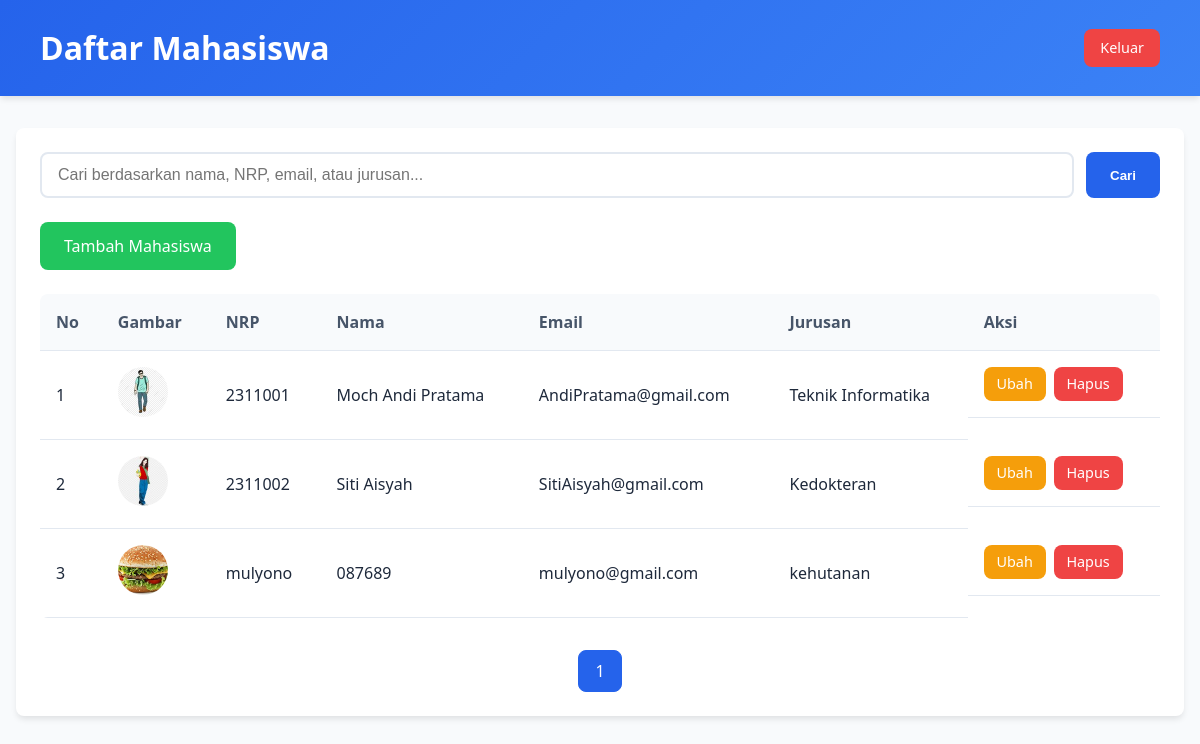
The app's page /index.php (signed in) with its own data.
### tables this page shows
CREATE TABLE `mahasiswa` (
  `id` int(11) NOT NULL,
  `nama` varchar(100) NOT NULL,
  `nrp` varchar(10) NOT NULL,
  `email` varchar(100) NOT NULL,
  `jurusan` varchar(100) NOT NULL,
  `gambar` varchar(100) NOT NULL
);

### functions.php (called while the page is built, shortened)
<?php
$conn = mysqli_connect("localhost", "root", "", "phpdasar");
function query($query) {
    global $conn;
    $result = mysqli_query($conn, $query);
    $rows = [];
    while ($row = mysqli_fetch_assoc($result)) {
        $rows[] = $row;
    }
    return $rows;
}
function getPagination($jumlahDataPerHalaman = 5) {
    global $conn;
    $result = mysqli_query($conn, "SELECT COUNT(*) as total FROM mahasiswa");
    $jumlahData = mysqli_fetch_assoc($result)['total'];
    $jumlahHalaman = ceil($jumlahData / $jumlahDataPerHalaman);
    $halamanAktif = isset($_GET['halaman']) ? (int)$_GET['halaman'] : 1;
    $halamanAktif = max(1, min($halamanAktif, $jumlahHalaman));
    $awalData = ($halamanAktif - 1) * $jumlahDataPerHalaman;
    return [
        'jumlahData' => $jumlahData,
        'jumlahHalaman' => $jumlahHalaman,
        'halamanAktif' => $halamanAktif,
        'awalData' => $awalData,
        'jumlahDataPerHalaman' => $jumlahDataPerHalaman
    ];
}
function getDataWithPagination($halaman = 1, $jumlahDataPerHalaman = 5) {
    $mulai = ($halaman - 1) * $jumlahDataPerHalaman;
    return query("SELECT * FROM mahasiswa LIMIT $mulai, $jumlahDataPerHalaman");
}
?>

### index.php (the view, shortened to what this page needs)
<?php
require 'functions.php';
$jumlahDataPerHalaman = 5;
$keyword = isset($_GET['keyword']) ? $_GET['keyword'] : '';
$pagination = getPagination($jumlahDataPerHalaman, $keyword);
$mahasiswa = getDataWithPagination($pagination['halamanAktif'], $jumlahDataPerHalaman, $keyword);
?>
<!DOCTYPE html>
<html lang="id">
<head>
</head>
<body>
    <header>
        <div class="header-content">
            <h1>Daftar Mahasiswa</h1>
            <a href="logout.php" class="logout-button">Keluar</a>
        </div>
    </header>
    <div class="container">
        <div class="card">
            <div class="search-container">
                <form action="" method="get">
                    <input type="text"
                           name="keyword"
                           class="search-input"
                           placeholder="Cari berdasarkan nama, NRP, email, atau jurusan..."
                           value="<?= htmlspecialchars($keyword) ?>">
                    <button type="submit" class="search-button">Cari</button>
                </form>
            </div>
            <div class="action-buttons-container">
                <a href="tambah.php" class="add-button">Tambah Mahasiswa</a>
            </div>
            <?php if (empty($mahasiswa)): ?>
                <div class="no-results">
                    <?= empty($keyword) ? 'Belum ada data mahasiswa.' : 'Tidak ada hasil yang ditemukan.' ?>
                </div>
            <?php else: ?>
                <div class="table-responsive">
                    <table>
                        <thead>
                            <tr>
                                <th>No</th>
                                <th>Gambar</th>
                                <th>NRP</th>
                                <th>Nama</th>
                                <th>Email</th>
                                <th>Jurusan</th>
                                <th>Aksi</th>
                            </tr>
                        </thead>
                        <tbody>
                            <?php $i = ($pagination['halamanAktif'] - 1) * $jumlahDataPerHalaman + 1; ?>
                            <?php foreach ($mahasiswa as $row): ?>
                            <tr>
                                <td><?= $i; ?></td>
                                <td>
                                    <img src="img/<?= htmlspecialchars($row["gambar"]); ?>"
                                         alt="<?= htmlspecialchars($row["nama"]); ?>">
                                </td>
                                <td><?= htmlspecialchars($row["nrp"]); ?></td>
                                <td><?= htmlspecialchars($row["nama"]); ?></td>
                                <td><?= htmlspecialchars($row["email"]); ?></td>
                                <td><?= htmlspecialchars($row["jurusan"]); ?></td>
                                <td class="action-buttons">
                                    <a href="ubah.php?id=<?= $row["id"]; ?>" class="edit">Ubah</a>
                                    <a href="hapus.php?id=<?= $row["id"]; ?>"
                                       class="delete"
                                       onclick="return confirm('Yakin ingin menghapus data ini?');">Hapus</a>
                                </td>
                            </tr>
                            <?php $i++; ?>
                            <?php endforeach; ?>
                        </tbody>
                    </table>
                </div>
                <div class="pagination">
                    <?php for($i = 1; $i <= $pagination['jumlahHalaman']; $i++): ?>
                        <a href="?halaman=<?= $i ?>&keyword=<?= urlencode($keyword) ?>"
                           class="<?= $i == $pagination['halamanAktif'] ? 'active' : '' ?>">
                            <?= $i ?>
                        </a>
                    <?php endfor; ?>
                </div>
            <?php endif; ?>
        </div>
    </div>
</body>
</html>

### index.php (style rules this page uses)
:root { --primary: #2563eb; --secondary: #3b82f6; --success: #22c55e; --danger: #ef4444; --warning: #f59e0b; --gray: #6c757d; --radius: 8px; --shadow: 0 4px 6px -1px rgb(0 0 0 / 0.1); }
* { margin: 0; padding: 0; box-sizing: border-box; }
body { font-family: 'Segoe UI', system-ui, -apple-system, sans-serif; background: #f8fafc; color: #1e293b; line-height: 1.5; }
header { background: linear-gradient(135deg, var(--primary), var(--secondary)); padding: 1.5rem; color: white; box-shadow: var(--shadow); margin-bottom: 2rem; }
.header-content { max-width: 1200px; margin: 0 auto; display: flex; justify-content: space-between; align-items: center; padding: 0 1rem; }
.container { max-width: 1200px; margin: 0 auto; padding: 0 1rem; }
.card { background: white; border-radius: var(--radius); box-shadow: var(--shadow); padding: 1.5rem; margin-bottom: 2rem; }
.search-container { margin-bottom: 1.5rem; }
.search-container form { display: flex; gap: 0.75rem; }
.search-input { flex: 1; padding: 0.75rem 1rem; border: 2px solid #e2e8f0; border-radius: var(--radius); font-size: 1rem; transition: all 0.2s; }
.action-buttons-container { display: flex; gap: 1rem; margin-bottom: 1.5rem; }
.add-button { background: var(--success); color: white; padding: 0.75rem 1.5rem; text-decoration: none; border-radius: var(--radius); transition: all 0.2s; }
.search-button { background: var(--primary); color: white; border: none; padding: 0.75rem 1.5rem; border-radius: var(--radius); cursor: pointer; font-weight: 600; transition: all 0.2s; }
.logout-button { background: var(--danger); color: white; text-decoration: none; padding: 0.5rem 1rem; border-radius: var(--radius); font-size: 0.9rem; transition: all 0.2s; }
table { width: 100%; border-collapse: collapse; margin: 1.5rem 0; background: white; border-radius: var(--radius); overflow: hidden; }
th, td { padding: 1rem; text-align: left; border-bottom: 1px solid #e2e8f0; }
th { background: #f8fafc; font-weight: 600; color: #475569; }
.action-buttons { display: flex; gap: 0.5rem; }
.edit { background: var(--warning); color: white; padding: 0.4rem 0.8rem; border-radius: var(--radius); text-decoration: none; font-size: 0.9rem; transition: all 0.2s; }
.delete { background: var(--danger); color: white; padding: 0.4rem 0.8rem; border-radius: var(--radius); text-decoration: none; font-size: 0.9rem; transition: all 0.2s; }
.pagination { display: flex; justify-content: center; gap: 0.5rem; margin-top: 2rem; }
.pagination a { padding: 0.5rem 1rem; border: 1px solid #e2e8f0; border-radius: var(--radius); color: var(--primary); text-decoration: none; transition: all 0.2s; }
.pagination a:hover, .pagination a.active { background: var(--primary); color: white; border-color: var(--primary); }
img { width: 50px; height: 50px; object-fit: cover; border-radius: 50%; }

### records on screen
mahasiswa: gambar (picture), nrp "2311001", nama "Moch Andi Pratama", email "AndiPratama@gmail.com", jurusan "Teknik Informatika"
mahasiswa: gambar (picture), nrp "2311002", nama "Siti Aisyah", email "SitiAisyah@gmail.com", jurusan "Kedokteran"
mahasiswa: gambar (picture), nrp "mulyono", nama "087689", email "mulyono@gmail.com", jurusan "kehutanan"
